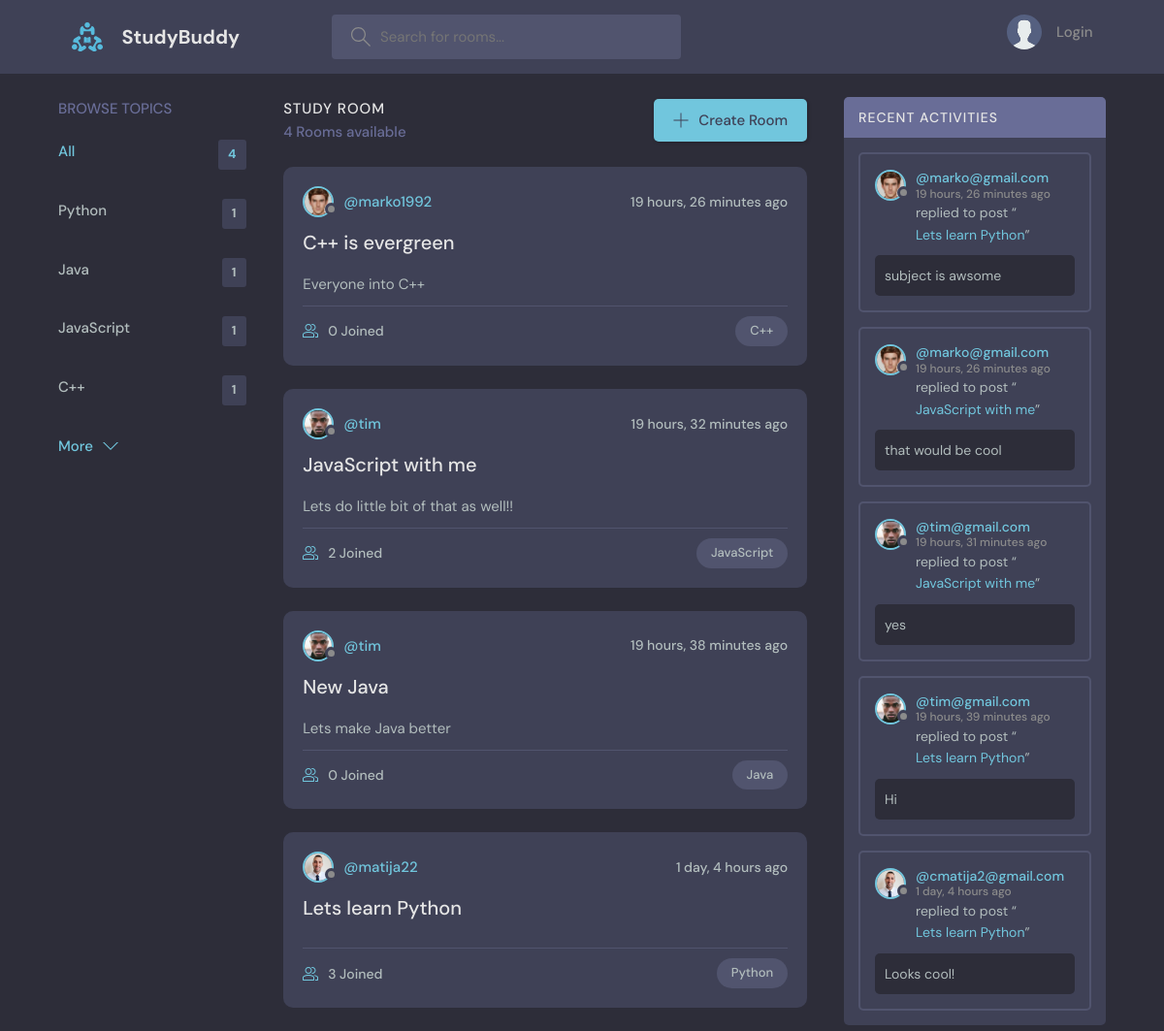
The page / on the database its author committed.
### base/models.py (models this page shows, shortened)
class Topic(models.Model):
    name = models.CharField(max_length=200)

class Room(models.Model):
    host= models.ForeignKey(User , on_delete=models.SET_NULL, null=True) #moramo staviti null=true jer moramo dozvoliti da ako ga neko pobrise da moze biti prazan
    topic = models.ForeignKey(Topic , on_delete=models.SET_NULL, null=True) #moramo staviti null=true jer moramo dozvoliti da ako ga neko pobrise da moze biti prazan
    name = models.CharField(max_length=200)
    description = models.TextField(null=True, blank=True) #null is allowed/ to mjesto moze ostati prazn, jer inace to nije dozvoljeno ako ne navedes -- balnk= true --> ako runamo save method this we can leave empty
    participants = models.ManyToManyField(User, related_name='participants', blank=True)
    updated = models.DateTimeField(auto_now=True) #svaki put kada save-mo novi podatak ovdje ce biti zapisani detalji kada se to desilo
    created = models.DateTimeField(auto_now_add=True)
    class Meta:  #Model Meta is basically used to change the behavior of your model fields like changing order options,verbose_name and lot of other options
        ordering = ['-updated', '-created'] #reverse ordering tako da najnoviji update i created bude na vrhu liste
    def __str__(self): #The __str__ method in Python represents the class objects as a string – it can be used for classes. The __str__ method should be defined in a way that is easy to read and outputs all the members of the class. This method is also used as a debugging tool when the members of a class need to be checked.
        return self.name #creating string version

class User(AbstractUser):
    name = models.CharField(max_length=200, null=True)
    email = models.EmailField(unique=True, null=True)
    bio = models.TextField(null=True)
    avatar = models.ImageField(null=True, default="avatar.svg")
    USERNAME_FIELD = 'email'
    REQUIRED_FIELDS = []

class Message(models.Model):
    user= models.ForeignKey(User, on_delete=models.CASCADE) #user model koji se importa iz django.contrib.auth. pogledaj na vrh i trazi na internetu
    room = models.ForeignKey(Room , on_delete=models.CASCADE) #kada neko makne parent room zelimo pobrisati kid od rooma, mozemo staviti  SET_NULL u tom slucaju bi stavio nula ne pobrisao totalno room
    body = models.TextField()
    updated = models.DateTimeField(auto_now=True) #svaki put kada save-mo novi podatak ovdje ce biti zapisani detalji kada se to desilo
    created = models.DateTimeField(auto_now_add=True)
    class Meta:  #Model Meta is basically used to change the behavior of your model fields like changing order options,verbose_name and lot of other options
        ordering = ['-updated', '-created'] #reverse ordering tako da najnoviji update i created bude na vrhu liste

### base/views.py (the view)
# urls.py: path('',views.home, name="home"),
def home(request):
    q = request.GET.get('q') if request.GET.get('q') != None else ''
    rooms = Room.objects.filter(
        Q(topic__name__icontains = q) |
        Q(name__icontains = q) |
        Q(description__icontains = q)
        )
    topics =Topic.objects.all()[0:5]   #limitiranje da prikaze samo prvih 5 topics
    room_count = rooms.count()
    room_messages = Message.objects.filter(Q(room__topic__name__icontains=q))
    context = {'rooms':rooms, 'topics':topics, 'room_count':room_count, 'room_messages': room_messages} #napravi dictionary key 'rooms' data rooms
    return render(request, 'base/home.html', context) # render uzima http request i template stranicu htmla

### base/templates/base/home.html (shortened to what this page needs)
{% extends 'main.html' %}
{% block content %}
    <main class="layout layout--3">
      <div class="container">
        {% include 'base/topics_component.html' %}
        <div class="roomList">
          <div class="roomList__header">
            <div>
              <h2>Study Room</h2>
              <p>{{rooms.count}} Rooms available</p>
            </div>
            <a class="btn btn--main" href="{% url 'create-room' %}">
              <svg version="1.1" xmlns="http://www.w3.org/2000/svg" width="32" height="32" viewBox="0 0 32 32">
                <title>add</title>
                <path
                  d="M16.943 0.943h-1.885v14.115h-14.115v1.885h14.115v14.115h1.885v-14.115h14.115v-1.885h-14.115v-14.115z"
                ></path>
              </svg>
              Create Room
            </a>
          </div>
          {% include 'base/feed_component.html' %}
        </div>
        {% include 'base/activity_component.html' %}
      </div>
    </main>
{% endblock %}

### base/templates/base/topics_component.html
<div class="topics">
    <div class="topics__header">
      <h2>Browse Topics</h2>
    </div>
    <ul class="topics__list">
      <li>
        <a href="{% url 'home' %}" class="active">All <span>{{topics.count}}</span></a>
      </li>
      {% for topic in topics%}
      <li>
        <a href="{% url 'home' %}?q={{topic.name}}">{{topic.name}} <span>{{topic.room_set.all.count}}</span></a>
      </li>
      {% endfor %}
    </ul>
    <a class="btn btn--link" href="{% url 'topics' %}">
      More
      <svg version="1.1" xmlns="http://www.w3.org/2000/svg" width="32" height="32" viewBox="0 0 32 32">
        <title>chevron-down</title>
        <path d="M16 21l-13-13h-3l16 16 16-16h-3l-13 13z"></path>
      </svg>
    </a>
  </div>

### base/templates/base/feed_component.html (shortened to what this page needs)
{% for room in rooms %}
<div class="roomListRoom">
    <div class="roomListRoom__header">
      <a href="{% url 'user-profile' room.host.id %}" class="roomListRoom__author">
        <div class="avatar avatar--small">
          <img src="{{room.host.avatar.url}}" />
        </div>
        <span>@{{room.host.username}}</span>
      </a>
      <div class="roomListRoom__actions">
        <span>{{room.created|timesince}} ago</span>
      </div>
    </div>
    <div class="roomListRoom__content">
      <a href="{% url 'room' room.id %}">{{room.name}}</a>
      <p>
        {{room.description}}
      </p>
    </div>
    <div class="roomListRoom__meta">
      <a href="{% url 'room' room.id %}" class="roomListRoom__joined">
        {{room.participants.all.count}} Joined
      </a>
      <p class="roomListRoom__topic">{{room.topic.name}}</p>
    </div>
  </div>
{% endfor %}

### base/templates/base/activity_component.html (shortened to what this page needs)
<div class="activities">
    <div class="activities__header">
      <h2>Recent Activities</h2>
    </div>
    {% for message in room_messages %}
    <div class="activities__box">
      <div class="activities__boxHeader roomListRoom__header">
        <a href="{% url 'user-profile' message.user.id %}" class="roomListRoom__author">
          <div class="avatar avatar--small">
            <img src="{{message.user.avatar.url}}" />
          </div>
          <p>
            @{{message.user}}
            <span>{{message.created|timesince}} ago</span>
          </p>
        </a>
      </div>
      <div class="activities__boxContent">
        <p>replied to post “<a href="{% url 'room' message.room.id %}">{{message.room}}</a>”</p>
        <div class="activities__boxRoomContent">
            {{message.body}}
        </div>
      </div>
    </div>
    {% endfor %}
  </div>

### rows shown on the page
Topic: name "Python", room_set.all.count "1"
Topic: name "Java", room_set.all.count "1"
Topic: name "JavaScript", room_set.all.count "1"
Topic: name "C++", room_set.all.count "1"
Room: host.avatar (picture), host.username "marko1992", created "19 hours, 26 minutes", name "C++ is evergreen", description "Everyone into C++", participants.all.count "0", topic.name "C++"
Room: host.avatar (picture), host.username "tim", created "19 hours, 32 minutes", name "JavaScript with me", description "Lets do little bit of that as well!!", participants.all.count "2", topic.name "JavaScript"
Room: host.avatar (picture), host.username "tim", created "19 hours, 38 minutes", name "New Java", description "Lets make Java better", participants.all.count "0", topic.name "Java"
Room: host.avatar (picture), host.username "matija22", created "1 day, 4 hours", name "Lets learn Python", participants.all.count "3", topic.name "Python"
Message: user.avatar (picture), user "marko@gmail.com", created "19 hours, 26 minutes", room "Lets learn Python", body "subject is awsome"
Message: user.avatar (picture), user "marko@gmail.com", created "19 hours, 26 minutes", room "JavaScript with me", body "that would be cool"
Message: user.avatar (picture), user "tim@gmail.com", created "19 hours, 31 minutes", room "JavaScript with me", body "yes"
Message: user.avatar (picture), user "tim@gmail.com", created "19 hours, 39 minutes", room "Lets learn Python", body "Hi"
Message: user.avatar (picture), user "cmatija2@gmail.com", created "1 day, 4 hours", room "Lets learn Python", body "Looks cool!"

### other values the page prints
{{ topics.count }} "4"
{{ rooms.count }} "4"
